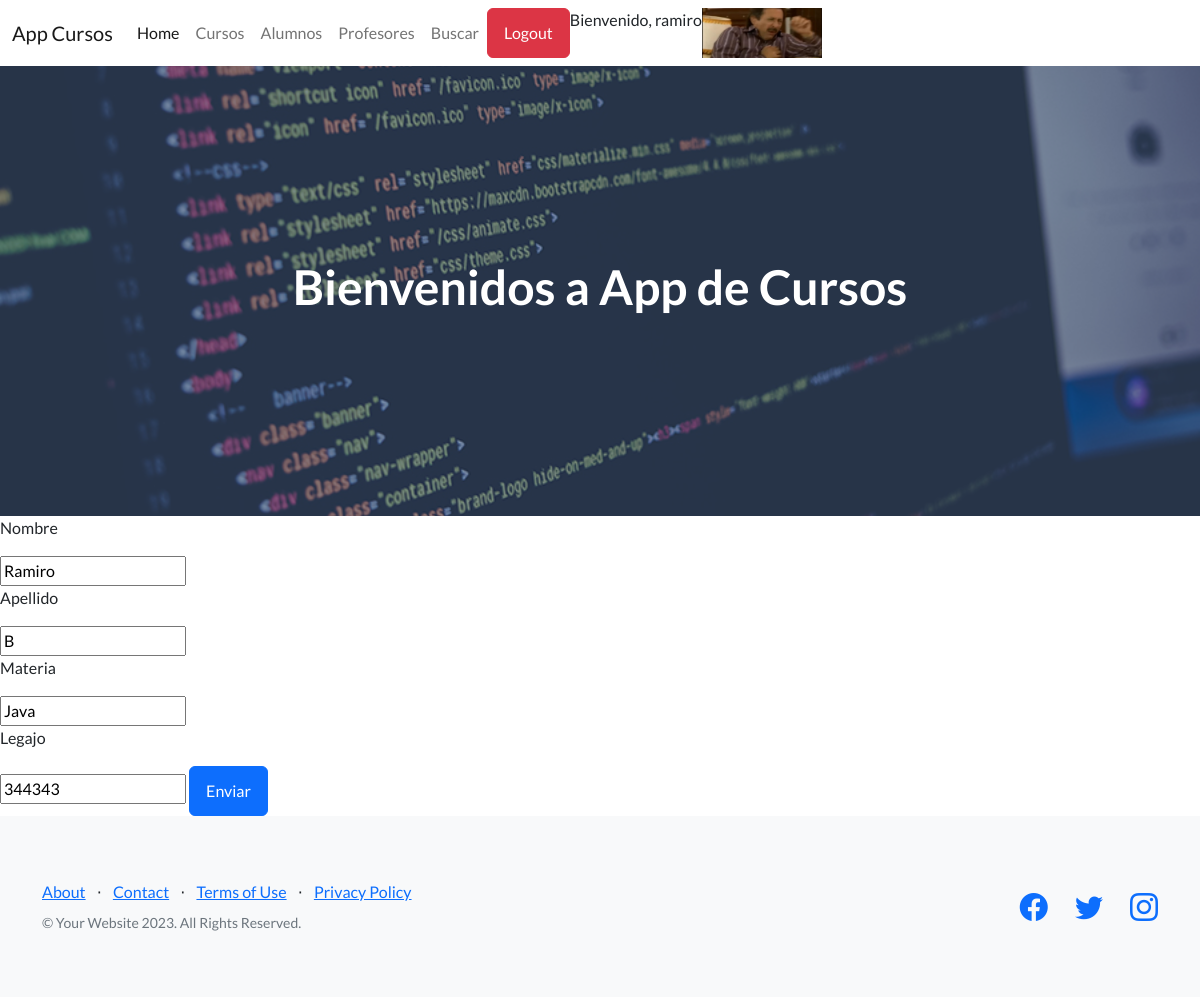
Page /AppCursos/editar_profesor/2 (signed in) on the earlier database version.
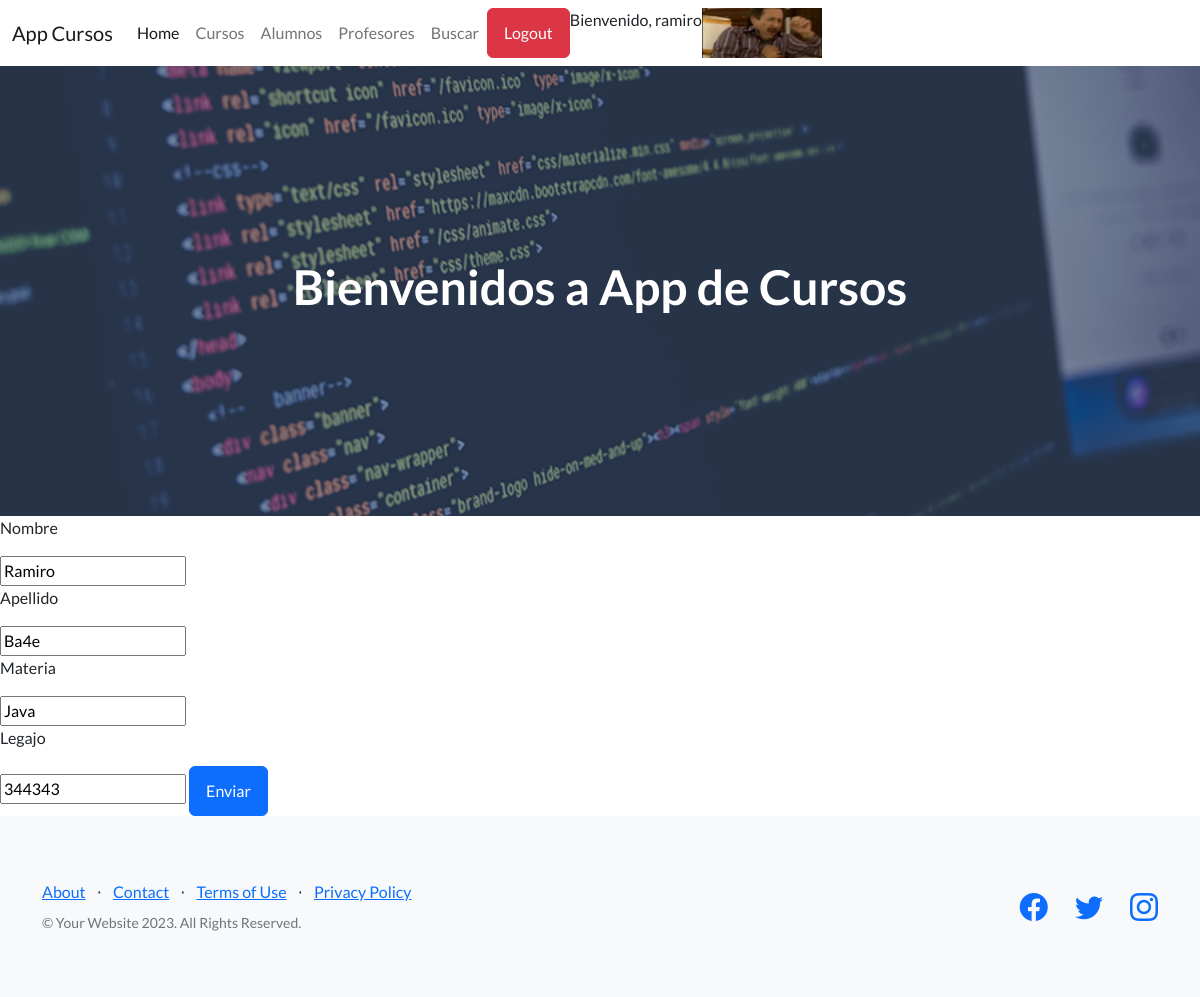
Same page on the later database version.
### AppCursos/models.py (models this page shows, shortened)
class Profesor (models.Model):
    nombre_profesor = models.CharField(max_length=40)
    apellido_profesor = models.CharField(max_length=40)
    materia_profesor = models.CharField(max_length=40)
    legajo_profesor = models.IntegerField()

### AppCursos/views.py (the view)
# urls.py: path("editar_profesor/<int:id>" , views.editar_profesor , name="editar_profesor"),
def editar_profesor(request , id):
    profesor = Profesor.objects.get(id=id)
    avatares = Avatar.objects.filter(user=request.user.id)
    if request.method == "POST":
        mi_formulario = Profesor_formulario( request.POST )
        if mi_formulario.is_valid():
            datos = mi_formulario.cleaned_data
            profesor.nombre_profesor = datos["nombre_profesor"]
            profesor.apellido_profesor = datos["apellido_profesor"]
            profesor.materia_profesor = datos["materia_profesor"]
            profesor.legajo_profesor = datos ["legajo_profesor"]
            profesor.save()
            profesor = Profesor.objects.all()
            return render(request , "profesores.html" , {"profesores":profesor})
    else:
        mi_formulario = Profesor_formulario(initial={"nombre_profesor":profesor.nombre_profesor , "apellido_profesor":profesor.apellido_profesor, "materia_profesor":profesor.materia_profesor, "legajo_profesor":profesor.legajo_profesor})
    return render( request , "editar_profesor.html" , {"mi_formulario": mi_formulario , "profesor":profesor, "url":avatares[0].imagen.url})

### AppCursos/forms.py
class Profesor_formulario(forms.Form):
    nombre_profesor = forms.CharField(max_length=30)
    apellido_profesor = forms.CharField(max_length=30)
    materia_profesor = forms.CharField(max_length=30)
    legajo_profesor = forms.IntegerField()

### AppCursos/template/editar_profesor.html (shortened to what this page needs)
{% extends "padre.html" %}
{% load static %}
{% block contenido %}
    <form action="{% url 'editar_profesor' profesor.id %}" method="POST">
        <p>Nombre</p>
        {{mi_formulario.nombre_profesor}}
        <p>Apellido</p>
        {{mi_formulario.apellido_profesor}}
        <p>Materia</p>
        {{mi_formulario.materia_profesor}}
        <p>Legajo</p>
        {{mi_formulario.legajo_profesor}}
        <button class="btn btn-primary">Enviar</button>
    </form>
{% endblock %}

Differences in the rows shown:
changed Profesor "Ramiro": apellido_profesor "B" → "Ba4e"
